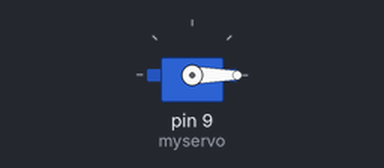
Recording of a sketch running on a simulated Arduino Uno, built with avr-gcc and run on an emulated ATmega328P. Parts: servo.

Above: at 0.1 s.
At 19.1 s:
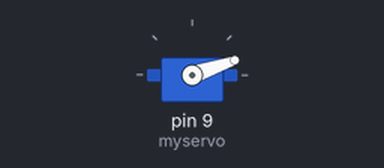
At 39.1 s:
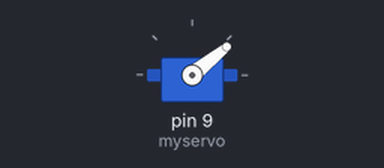
Timing chart, 0 to 40.0 s (numbered marks = the images above):
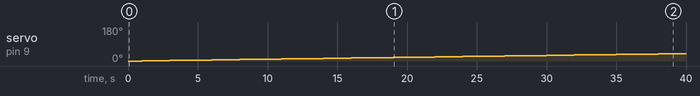

The sketch:

artificialSun.ino
```cpp
#include <Servo.h>
Servo myservo;  // create servo object to control a servo
// a maximum of eight servo objects can be created
int pos = 0;    // variable to store the servo position

void setup(){
  myservo.attach(9);  // attaches the servo on pin 9 to the servo object
}

void loop(){
  for(pos = 0; pos < 180; pos += 1)  // goes from 0 degrees to180 degrees
  {                                  // in steps of 1 degree
    myservo.write(pos);              // tell servo to go toposition in variable 'pos'
    delay(1000);                       // waits 15ms for theservo to reach the position
    }
  for(pos = 180; pos>=1; pos-=1)     // goes from 180 degrees to0 degrees
  {    myservo.write(pos);              // tell servo to go toposition in variable 'pos'
  delay(1000);                       // waits 15ms for theservo to reach the position
  }
}
```

Measured:
- by itself, servo on pin 9 (myservo): moves from 0° to 39° over 38.0 s
